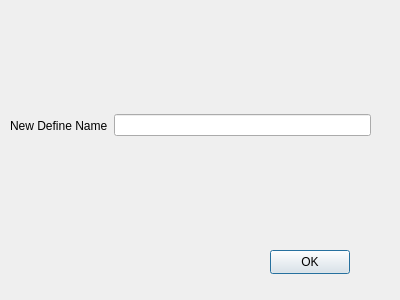
<?xml version="1.0" encoding="UTF-8"?>
<ui version="4.0">
 <class>EditDefine</class>
 <widget class="QDialog" name="EditDefine">
  <property name="geometry">
   <rect>
    <x>0</x>
    <y>0</y>
    <width>400</width>
    <height>300</height>
   </rect>
  </property>
  <property name="windowTitle">
   <string>Edit Define</string>
  </property>
  <widget class="QPushButton" name="pushButton">
   <property name="geometry">
    <rect>
     <x>270</x>
     <y>250</y>
     <width>80</width>
     <height>24</height>
    </rect>
   </property>
   <property name="text">
    <string>OK</string>
   </property>
  </widget>
  <widget class="QWidget" name="">
   <property name="geometry">
    <rect>
     <x>10</x>
     <y>30</y>
     <width>361</width>
     <height>191</height>
    </rect>
   </property>
   <layout class="QHBoxLayout" name="horizontalLayout">
    <item>
     <widget class="QLabel" name="label_2">
      <property name="text">
       <string>New Define Name</string>
      </property>
     </widget>
    </item>
    <item>
     <widget class="QLineEdit" name="lineEdit_2"/>
    </item>
   </layout>
  </widget>
 </widget>
 <resources/>
 <connections/>
</ui>
